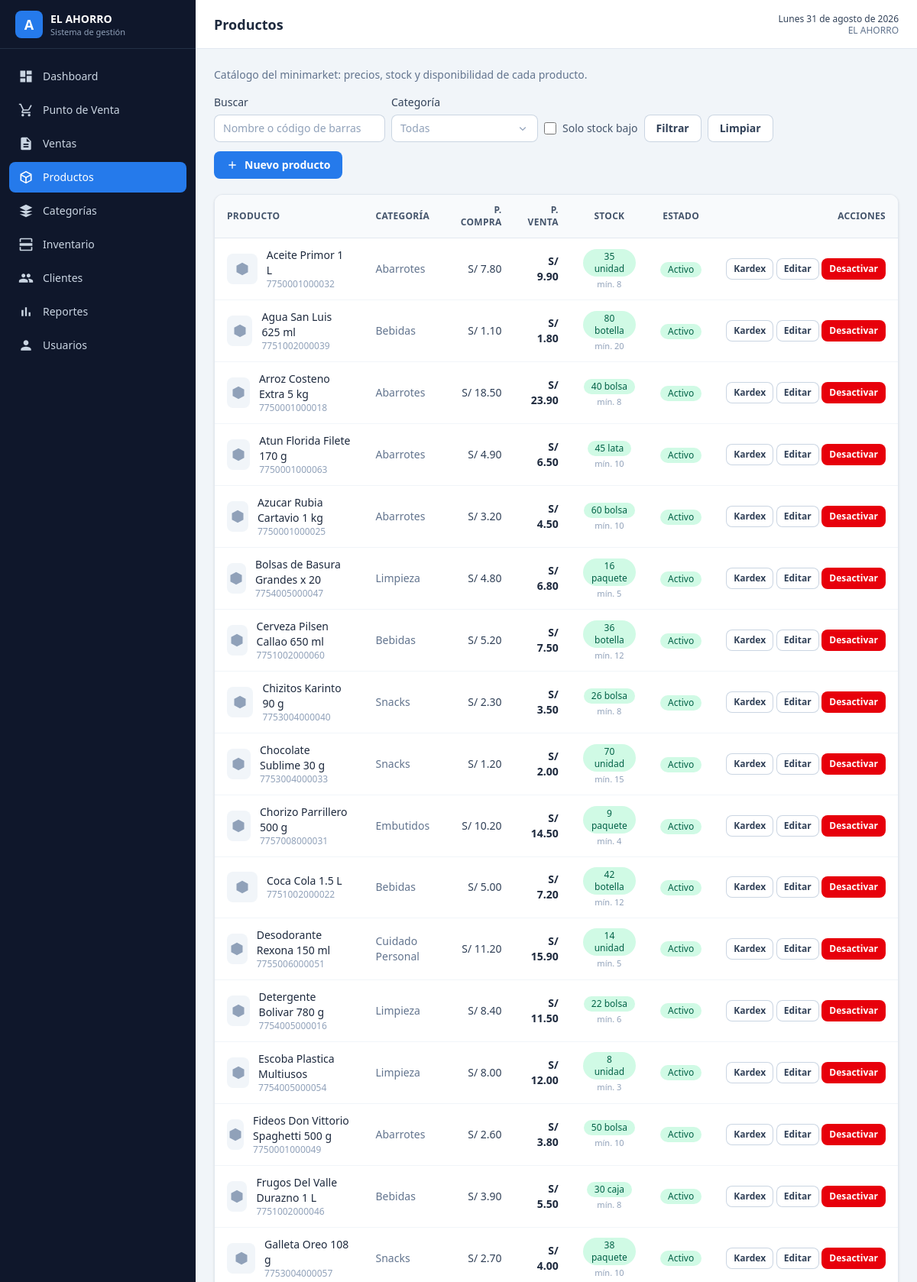
Screenshot of /pages/productos.php (signed in, upper part) with the database file from the repository.
### tables this page shows
CREATE TABLE productos (
    id_producto    INT AUTO_INCREMENT PRIMARY KEY,
    codigo_barras  VARCHAR(50)   NOT NULL,
    nombre         VARCHAR(150)  NOT NULL,
    descripcion    VARCHAR(255)  NULL,
    id_categoria   INT           NOT NULL,
    precio_compra  DECIMAL(10,2) NOT NULL DEFAULT 0.00,
    precio_venta   DECIMAL(10,2) NOT NULL DEFAULT 0.00,
    stock          INT           NOT NULL DEFAULT 0,
    stock_minimo   INT           NOT NULL DEFAULT 5,
    unidad_medida  VARCHAR(20)   NOT NULL DEFAULT 'UNIDAD',
    imagen         VARCHAR(255)  NULL,
    estado         TINYINT(1)    NOT NULL DEFAULT 1,
    created_at     TIMESTAMP     NOT NULL DEFAULT CURRENT_TIMESTAMP,
    updated_at     TIMESTAMP     NULL DEFAULT NULL ON UPDATE CURRENT_TIMESTAMP,
    CONSTRAINT uq_productos_codigo UNIQUE (codigo_barras),
    CONSTRAINT fk_productos_categoria
        FOREIGN KEY (id_categoria) REFERENCES categorias (id_categoria)
        ON UPDATE CASCADE ON DELETE RESTRICT,
    INDEX idx_productos_nombre (nombre),
    INDEX idx_productos_categoria (id_categoria)
);

CREATE TABLE categorias (
    id_categoria INT AUTO_INCREMENT PRIMARY KEY,
    nombre       VARCHAR(80)   NOT NULL,
    descripcion  VARCHAR(255)  NULL,
    estado       TINYINT(1)    NOT NULL DEFAULT 1,
    created_at   TIMESTAMP     NOT NULL DEFAULT CURRENT_TIMESTAMP,
    CONSTRAINT uq_categorias_nombre UNIQUE (nombre)
);

### config.php (called while the page is built, shortened)
<?php
function e($valor)
{
    return htmlspecialchars((string) $valor, ENT_QUOTES, 'UTF-8');
}
function money($monto)
{
    return 'S/ ' . number_format((float) $monto, 2, '.', ',');
}

### middleware/Auth.php (called while the page is built, shortened)
<?php
class Auth
{
    public static function rol()
    {
        return $_SESSION['usuario']['rol'] ?? null;
    }
    public static function esAdministrador()
    {
        return in_array(self::rol(), ['Administrador', 'SuperAdministrador'], true);
    }
}

### database/Conexion.php (called while the page is built)
<?php
class Conexion
{
    private static $instancia = null;
    public static function conectar()
    {
        if (self::$instancia !== null) {
            return self::$instancia;
        }
        try {
            $host = $_ENV['DB_HOST'] ?? (getenv('DB_HOST') ?: 'localhost');
            $db   = $_ENV['DB_NAME'] ?? (getenv('DB_NAME') ?: 'minimarket');
            $user = $_ENV['DB_USER'] ?? (getenv('DB_USER') ?: 'root');
            $pass = $_ENV['DB_PASS'] ?? (getenv('DB_PASS') ?: '');
            $conexion = new PDO(
                'mysql:host=' . $host . ';dbname=' . $db . ';charset=utf8mb4',
                $user,
                $pass,
                [
                    PDO::ATTR_ERRMODE            => PDO::ERRMODE_EXCEPTION,
                    PDO::ATTR_DEFAULT_FETCH_MODE => PDO::FETCH_ASSOC,
                    PDO::ATTR_EMULATE_PREPARES   => false,
                ]
            );
            self::$instancia = $conexion;
            return $conexion;
        } catch (PDOException $e) {
            die('Error de conexión a la base de datos: ' . $e->getMessage());
        }
    }
}

### controllers/ProductoController.php (called while the page is built, shortened)
<?php
require_once __DIR__ . '/../models/Producto.php';
class ProductoController
{
    private $modelo;
    public function __construct()
    {
        $this->modelo = new Producto();
    }
    public function listar($filtros = [])
    {
        return $this->modelo->listar($filtros);
    }
}

### models/Producto.php (called while the page is built, shortened)
<?php
require_once __DIR__ . '/../database/Conexion.php';
class Producto
{
    private $conexion;
    public function __construct()
    {
        $this->conexion = Conexion::conectar();
    }
    public function listar($filtros = [])
    {
        $sql = "
            SELECT
                p.*,
                c.nombre AS categoria
            FROM productos p
            INNER JOIN categorias c ON c.id_categoria = p.id_categoria
            WHERE 1 = 1
        ";
        $parametros = [];
        $sql .= " ORDER BY p.nombre ASC";
        $stmt = $this->conexion->prepare($sql);
        $stmt->execute($parametros);
        return $stmt->fetchAll();
    }
}

### pages/productos.php (the view, shortened to what this page needs)
<?php
require_once __DIR__ . '/../config.php';
require_once __DIR__ . '/../middleware/Auth.php';
require_once __DIR__ . '/../controllers/ProductoController.php';
$esAdmin     = Auth::esAdministrador();
$controlador = new ProductoController();
$filtros = [
    'busqueda'     => trim($_GET['q'] ?? ''),
    'id_categoria' => (int) ($_GET['categoria'] ?? 0),
    'stock_bajo'   => !empty($_GET['stock_bajo']),
];
$productos = $controlador->listar($filtros);
require __DIR__ . '/../components/layout_inicio.php';
?>
<p class="mb-4 text-sm text-slate-500">Catálogo del minimarket: precios, stock y disponibilidad de cada producto.</p>
<div class="mb-5 flex flex-wrap items-end justify-between gap-3">
    <form method="GET" action="<?= BASE_URL ?>productos" class="flex flex-wrap items-end gap-2">
        <div>
            <label for="q" class="etiqueta">Buscar</label>
            <input type="search" id="q" name="q" value="<?= e($filtros['busqueda']) ?>"
                class="campo w-56" placeholder="Nombre o código de barras">
        </div>
        <div>
            <label for="categoria" class="etiqueta">Categoría</label>
        </div>
        <label class="flex items-center gap-2 pb-2 text-sm text-slate-600">
            <input type="checkbox" name="stock_bajo" value="1"
                class="h-4 w-4 rounded border-slate-300 text-marca-600"
                <?= $filtros['stock_bajo'] ? 'checked' : '' ?>>
            Solo stock bajo
        </label>
        <button type="submit" class="btn-secundario">Filtrar</button>
        <a href="<?= BASE_URL ?>productos" class="btn-secundario">Limpiar</a>
    </form>
    <?php if ($esAdmin): ?>
        <button type="button" class="btn-primario" onclick="abrirModal()">
            <svg class="h-4 w-4" viewBox="0 0 24 24" fill="currentColor">
                <path d="M19 13h-6v6h-2v-6H5v-2h6V5h2v6h6v2z" />
            </svg>
            Nuevo producto
        </button>
    <?php endif; ?>
</div>
<div class="tarjeta overflow-hidden">
    <div class="overflow-x-auto">
        <table class="tabla">
            <thead>
                <tr>
                    <th>Producto</th>
                    <th>Categoría</th>
                    <th class="text-right">P. Compra</th>
                    <th class="text-right">P. Venta</th>
                    <th class="text-center">Stock</th>
                    <th class="text-center">Estado</th>
                    <?php if ($esAdmin): ?><th class="text-right">Acciones</th><?php endif; ?>
                </tr>
            </thead>
            <tbody>
                <?php foreach ($productos as $producto): ?>
                    <?php $bajo = (int) $producto['stock'] <= (int) $producto['stock_minimo']; ?>
                    <tr>
                        <td>
                            <div class="flex items-center gap-3">
                                <?php if (!empty($producto['imagen'])): ?>
                                    <img src="<?= BASE_URL ?>assets/img/productos/<?= e($producto['imagen']) ?>"
                                        alt="" class="h-10 w-10 rounded-lg object-cover ring-1 ring-slate-200">
                                <?php else: ?>
                                    <span class="flex h-10 w-10 items-center justify-center rounded-lg bg-slate-100 text-slate-400">
                                        <svg class="h-5 w-5" viewBox="0 0 24 24" fill="currentColor">
                                            <path d="M12 2 3 7v10l9 5 9-5V7l-9-5z" />
                                        </svg>
                                    </span>
                                <?php endif; ?>
                                <div class="min-w-0">
                                    <p class="font-medium text-slate-800"><?= e($producto['nombre']) ?></p>
                                    <p class="text-xs text-slate-400"><?= e($producto['codigo_barras']) ?></p>
                                </div>
                            </div>
                        </td>
                        <td class="text-slate-500"><?= e($producto['categoria']) ?></td>
                        <td class="text-right"><?= money($producto['precio_compra']) ?></td>
                        <td class="text-right font-semibold text-slate-800"><?= money($producto['precio_venta']) ?></td>
                        <td class="text-center">
                            <span class="<?= $bajo ? 'badge-rojo' : 'badge-verde' ?>">
                                <?= (int) $producto['stock'] ?> <?= e(strtolower($producto['unidad_medida'])) ?>
                            </span>
                            <p class="mt-0.5 text-[11px] text-slate-400">mín. <?= (int) $producto['stock_minimo'] ?></p>
                        </td>
                        <td class="text-center">
                            <?php if ((int) $producto['estado'] === 1): ?>
                                <span class="badge-verde">Activo</span>
                            <?php else: ?>
                                <span class="badge-gris">Inactivo</span>
                            <?php endif; ?>
                        </td>
                        <?php if ($esAdmin): ?>
                            <td class="text-right whitespace-nowrap">
                                <a href="<?= BASE_URL ?>inventario?id_producto=<?= (int) $producto['id_producto'] ?>"
                                    class="btn-secundario btn-sm">Kardex</a>
                                <button type="button" class="btn-secundario btn-sm"
                                    onclick='editar(<?= json_encode($producto, JSON_HEX_APOS | JSON_HEX_QUOT) ?>)'>
                                    Editar
                                </button>
                                <form method="POST" action="<?= BASE_URL ?>productos" class="inline">
                                    <button type="submit"
                                        class="<?= (int) $producto['estado'] === 1 ? 'btn-peligro' : 'btn-exito' ?> btn-sm">
                                        <?= (int) $producto['estado'] === 1 ? 'Desactivar' : 'Activar' ?>
                                    </button>
                                </form>
                            </td>
                        <?php endif; ?>
                    </tr>
                <?php endforeach; ?>
            </tbody>
        </table>
    </div>
</div>
<?php require __DIR__ . '/../components/layout_fin.php'; ?>

### rows the page displays
productos: nombre "Aceite Primor 1 L", codigo_barras "7750001000032", id_categoria.nombre "Abarrotes", precio_compra "S/ 7.80", precio_venta "S/ 9.90", stock "35", unidad_medida "unidad", stock_minimo "8", estado "Activo"
productos: nombre "Agua San Luis 625 ml", codigo_barras "7751002000039", id_categoria.nombre "Bebidas", precio_compra "S/ 1.10", precio_venta "S/ 1.80", stock "80", unidad_medida "botella", stock_minimo "20", estado "Activo"
productos: nombre "Arroz Costeno Extra 5 kg", codigo_barras "7750001000018", id_categoria.nombre "Abarrotes", precio_compra "S/ 18.50", precio_venta "S/ 23.90", stock "40", unidad_medida "bolsa", stock_minimo "8", estado "Activo"
productos: nombre "Atun Florida Filete 170 g", codigo_barras "7750001000063", id_categoria.nombre "Abarrotes", precio_compra "S/ 4.90", precio_venta "S/ 6.50", stock "45", unidad_medida "lata", stock_minimo "10", estado "Activo"
productos: nombre "Azucar Rubia Cartavio 1 kg", codigo_barras "7750001000025", id_categoria.nombre "Abarrotes", precio_compra "S/ 3.20", precio_venta "S/ 4.50", stock "60", unidad_medida "bolsa", stock_minimo "10", estado "Activo"
productos: nombre "Bolsas de Basura Grandes x 20", codigo_barras "7754005000047", id_categoria.nombre "Limpieza", precio_compra "S/ 4.80", precio_venta "S/ 6.80", stock "16", unidad_medida "paquete", stock_minimo "5", estado "Activo"
productos: nombre "Cerveza Pilsen Callao 650 ml", codigo_barras "7751002000060", id_categoria.nombre "Bebidas", precio_compra "S/ 5.20", precio_venta "S/ 7.50", stock "36", unidad_medida "botella", stock_minimo "12", estado "Activo"
productos: nombre "Chizitos Karinto 90 g", codigo_barras "7753004000040", id_categoria.nombre "Snacks", precio_compra "S/ 2.30", precio_venta "S/ 3.50", stock "26", unidad_medida "bolsa", stock_minimo "8", estado "Activo"
productos: nombre "Chocolate Sublime 30 g", codigo_barras "7753004000033", id_categoria.nombre "Snacks", precio_compra "S/ 1.20", precio_venta "S/ 2.00", stock "70", unidad_medida "unidad", stock_minimo "15", estado "Activo"
productos: nombre "Chorizo Parrillero 500 g", codigo_barras "7757008000031", id_categoria.nombre "Embutidos", precio_compra "S/ 10.20", precio_venta "S/ 14.50", stock "9", unidad_medida "paquete", stock_minimo "4", estado "Activo"
productos: nombre "Coca Cola 1.5 L", codigo_barras "7751002000022", id_categoria.nombre "Bebidas", precio_compra "S/ 5.00", precio_venta "S/ 7.20", stock "42", unidad_medida "botella", stock_minimo "12", estado "Activo"
productos: nombre "Desodorante Rexona 150 ml", codigo_barras "7755006000051", id_categoria.nombre "Cuidado Personal", precio_compra "S/ 11.20", precio_venta "S/ 15.90", stock "14", unidad_medida "unidad", stock_minimo "5", estado "Activo"
productos: nombre "Detergente Bolivar 780 g", codigo_barras "7754005000016", id_categoria.nombre "Limpieza", precio_compra "S/ 8.40", precio_venta "S/ 11.50", stock "22", unidad_medida "bolsa", stock_minimo "6", estado "Activo"
productos: nombre "Escoba Plastica Multiusos", codigo_barras "7754005000054", id_categoria.nombre "Limpieza", precio_compra "S/ 8.00", precio_venta "S/ 12.00", stock "8", unidad_medida "unidad", stock_minimo "3", estado "Activo"
productos: nombre "Fideos Don Vittorio Spaghetti 500 g", codigo_barras "7750001000049", id_categoria.nombre "Abarrotes", precio_compra "S/ 2.60", precio_venta "S/ 3.80", stock "50", unidad_medida "bolsa", stock_minimo "10", estado "Activo"
productos: nombre "Frugos Del Valle Durazno 1 L", codigo_barras "7751002000046", id_categoria.nombre "Bebidas", precio_compra "S/ 3.90", precio_venta "S/ 5.50", stock "30", unidad_medida "caja", stock_minimo "8", estado "Activo"
productos: nombre "Galleta Oreo 108 g", codigo_barras "7753004000057", id_categoria.nombre "Snacks", precio_compra "S/ 2.70", precio_venta "S/ 4.00", stock "38", unidad_medida "paquete", stock_minimo "10", estado "Activo"

### other values shown
$__nombreComercial "EL AHORRO"
$item['texto'] "Dashboard"
$item['texto'] "Punto de Venta"
$item['texto'] "Ventas"
$item['texto'] "Productos"
$item['texto'] "Categorías"
$item['texto'] "Inventario"
$item['texto'] "Clientes"
$item['texto'] "Reportes"
$item['texto'] "Usuarios"
$titulo "Productos"
strftime_es() "Lunes 31 de agosto de 2026"
